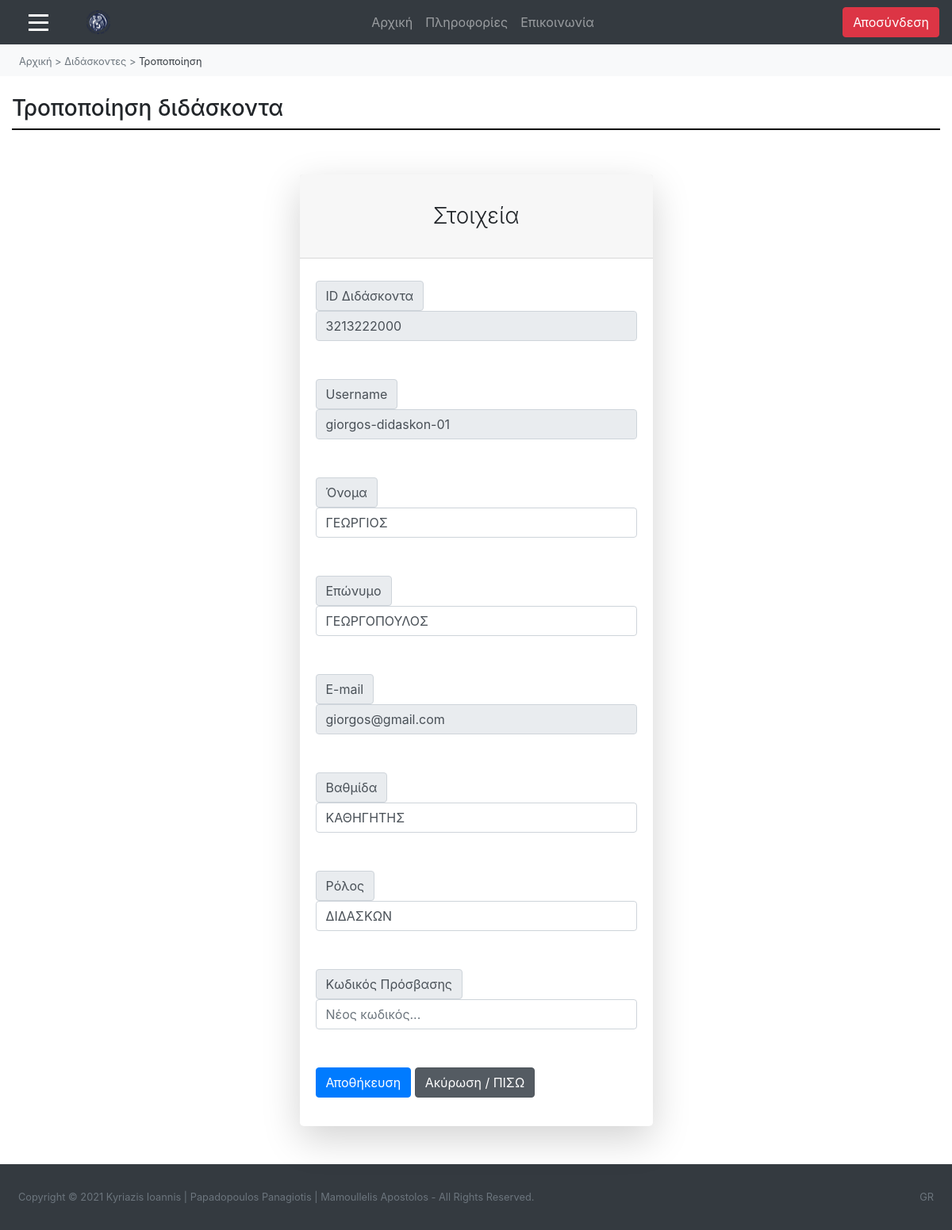
The app's page /ergasia-theorias/diaxeiristis-didaskontes-tropopoiisi.php?id_didaskonta=3213222000 (signed in) with its own data.
### tables this page shows
CREATE TABLE `omadaxrhsth_me_didaskonta` (
  `id_didaskonta` varchar(10) NOT NULL,
  `username` varchar(50) NOT NULL
);

CREATE TABLE `didaskon` (
  `id_didaskonta` varchar(10) NOT NULL,
  `email_didaskonta` varchar(50) NOT NULL,
  `onoma_didaskonta` varchar(50) NOT NULL,
  `eponimo_didaskonta` varchar(50) NOT NULL,
  `vathmida_didaskonta` varchar(50) NOT NULL
);

CREATE TABLE `omadaxrhsth` (
  `username` varchar(50) NOT NULL,
  `password` varchar(255) NOT NULL,
  `onoma_omadaxrhsth` varchar(50) NOT NULL
);

### ergasia-theorias/diaxeiristis-didaskontes-tropopoiisi.php (the view, shortened to what this page needs)
<html>
<head>
        <link rel="stylesheet" href="style.css"/>
		<link rel="stylesheet" href="https://maxcdn.bootstrapcdn.com/bootstrap/4.5.2/css/bootstrap.min.css">
		<link rel="stylesheet" href="https://maxcdn.bootstrapcdn.com/bootstrap/4.0.0/css/bootstrap.min.css">
		<link href="https://cdn.datatables.net/1.10.20/css/dataTables.bootstrap4.min.css" rel="stylesheet" />
</head>
<?php
include "diaxeiristis-elegxos.php";
 include "syndesh-geniki.php";
$result = mysqli_query($link,"select * from didaskon, omadaxrhsth, omadaxrhsth_me_didaskonta where didaskon.id_didaskonta='" . $_GET['id_didaskonta'] . "' and omadaxrhsth.username=omadaxrhsth_me_didaskonta.username and didaskon.id_didaskonta=omadaxrhsth_me_didaskonta.id_didaskonta");
$row= mysqli_fetch_array($result);
?>
<body>
<nav class="navbar navbar-expand-md bg-dark navbar-dark">
  <span class="" style="font-size:25px; cursor:pointer;" onclick="openNav()"><div class="symvolo-menu"></div>
																			<div class="symvolo-menu"></div>
																			<div class="symvolo-menu"></div></span>
  <a class="navbar-brand ml-5" href="diaxeiristis-arxiki.php">
	<img <img src="photos/foto_panepistimiou.png" width="30" height="30" alt="">
  </a>
  <div class="collapse navbar-collapse" id="collapse_target">
  <ul class="navbar-nav text-center w-100 justify-content-center">
    <li class="nav-item">
      <a class="nav-link" href="diaxeiristis-arxiki.php">Αρχική</a>
    </li>
	<li class="nav-item">
      <a class="nav-link" href="diaxeiristis-plirofories.php">Πληροφορίες</a>
    </li>
	<li class="nav-item">
      <a class="nav-link" href="diaxeiristis-epikoinonia.php">Επικοινωνία</a>
    </li>
  </ul>
  <ul class="nav navbar-nav ml-auto">
      <a href="logout.php" class="btn btn-danger mx-auto">
          <span class="glyphicon glyphicon-log-out"></span> Αποσύνδεση
		</a>
    </ul>
	</div>
</nav>
<nav class="nav text-dark bg-light py-2" name="navigation-menu">
	<ul class="nav pl-4">
		<li class="nav-item">
			<a href="diaxeiristis-arxiki.php" class="text-muted text-decoration-none small">Αρχική</a>
		</li>
		<li class="nav-item">
			<a class="text-muted text-decoration-none small">&nbsp;>&nbsp;</a>
		</li>
		<li class="nav-item">
			<a href="diaxeiristis-didaskontes.php" class="text-muted text-decoration-none small">Διδάσκοντες</a>
		</li>
		<li class="nav-item">
			<a class="text-muted text-decoration-none small">&nbsp;>&nbsp;</a>
		</li>
		<li class="nav-item active">
			<a class="text-dark text-decoration-none small">Τροποποίηση</a>
		</li>
	</ul>
</nav>
<body>
<div class="container-fluid">
	<h3 class="mt-4">Τροποποίηση διδάσκοντα</h3>
	<div class="grammikatoapotitlo"></div>
	<div class="container">
            <div class="row justify-content-center">
                <div class="col-lg-5">
                    <div class="card shadow-lg border-0 rounded-lg mt-5">
                        <div class="card-header"><h3 class="text-center font-weight-light my-4">Στοιχεία</h3></div>
                            <div class="card-body">
							<form name="frmUser" method="post" action="">
                                    <div class="input-group-prepend mt-2"><span class="input-group-text">ID Διδάσκοντα</span></div>
									<input type="text" name="id_didaskonta" class="form-control" value="<?php echo $row['id_didaskonta']; ?>" disabled>
									<div class="input-group-prepend mt-5"><span class="input-group-text">Username</span></div>
                                    <input type="text" name="username" class="form-control" value="<?php echo $row['username']; ?>" disabled>
                                    <div class="input-group-prepend mt-5"><span class="input-group-text">Όνομα</span></div>
                                    <input type="text" name="onoma_didaskonta" class="form-control" value="<?php echo $row['onoma_didaskonta']; ?>" >
									<div class="input-group-prepend mt-5"><span class="input-group-text">Επώνυμο</span></div>
                                    <input type="text" name="eponimo_didaskonta" class="form-control" value="<?php echo $row['eponimo_didaskonta']; ?>" >
									<div class="input-group-prepend mt-5"><span class="input-group-text">E-mail</span></div>
                                    <input type="text" name="email_didaskonta" class="form-control" value="<?php echo $row['email_didaskonta']; ?>" disabled>
									<div class="input-group-prepend mt-5"><span class="input-group-text">Βαθμίδα</span></div>
                                    <input type="text" name="vathmida_didaskonta" class="form-control" value="<?php echo $row['vathmida_didaskonta']; ?>" >
									<div class="input-group-prepend mt-5"><span class="input-group-text">Ρόλος</span></div>
                                    <input type="text" name="onoma_omadaxrhsth" class="form-control" value="<?php echo $row['onoma_omadaxrhsth']; ?>" >
									<div class="input-group-prepend mt-5"><span class="input-group-text">Κωδικός Πρόσβασης</span></div>
                                    <input type="text" name="password" class="form-control" placeholder="Νέος κωδικός..." >
									<div class="form-group mt-5">
            <button type="submit" name="submit" value="Submit" class="btn btn-primary">Αποθήκευση</button>
			<a href="diaxeiristis-didaskontes.php" class="btn btn-secondary active" role="button" aria-pressed="true">Ακύρωση / ΠΙΣΩ</a>
        </div>
                            </form>
                        </div>
                        </div>
                </div>
            </div>
        </div>
</div>
<footer class="py-4 bg-dark mt-auto">
    <div class="container-fluid">
        <div class="d-flex small">
            <div class="text-muted p-2">Copyright © 2021 Kyriazis Ioannis | Papadopoulos Panagiotis | Mamoullelis Apostolos - All Rights Reserved.</div>
            <div class="text-muted ml-auto p-2">GR</div>
    </div>
</footer>
</body>
</html>

### ergasia-theorias/style.css (style rules this page uses)
.grammikatoapotitlo { display: block; margin-top: 0.5em; margin-bottom: 0.5em; margin-left: 0px; border-style: inset; border-width: 1px; border: 1px solid #000000; }
.symvolo-menu { width: 25px; height: 3px; background-color: white; margin: 6px 0; margin-left: 20px; }

### ergasia-theorias/diaxeiristis-didaskontes-tropopoiisi.php (style rules this page uses)
.symvolo-menu { width: 25px; height: 3px; background-color: white; margin: 6px 0; margin-left: 20px; }

### records on screen
omadaxrhsth_me_didaskonta: id_didaskonta "3213222000", username "giorgos-didaskon-01", onoma_didaskonta "ΓΕΩΡΓΙΟΣ", eponimo_didaskonta "ΓΕΩΡΓΟΠΟΥΛΟΣ", email_didaskonta "giorgos@gmail.com", vathmida_didaskonta "ΚΑΘΗΓΗΤΗΣ", onoma_omadaxrhsth "ΔΙΔΑΣΚΩΝ"
